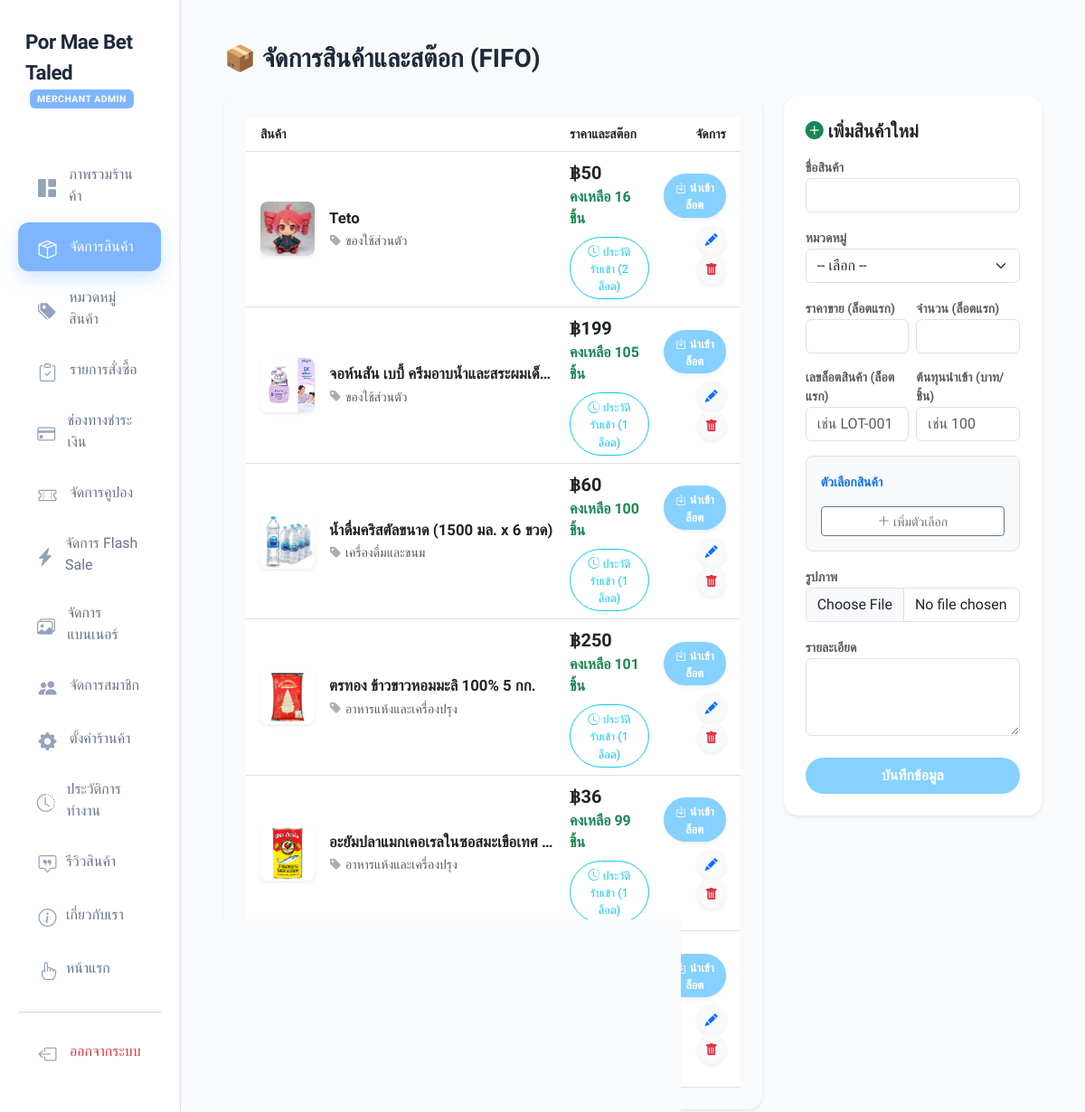
/admin.php (signed in), run on the app's committed database.
### tables this page shows
CREATE TABLE `products` (
  `id` int(11) NOT NULL,
  `category_id` int(11) DEFAULT NULL,
  `name` varchar(255) NOT NULL,
  `price` decimal(10,2) NOT NULL,
  `description` text DEFAULT NULL,
  `image` varchar(255) DEFAULT NULL,
  `stock` int(11) DEFAULT 100,
  `options` text DEFAULT NULL
);

CREATE TABLE `categories` (
  `id` int(11) NOT NULL,
  `name` varchar(100) NOT NULL
);

### admin.php (the view, shortened to what this page needs)
<?php
include 'db.php';
$edit_data = null;
$products_list = [];
$sql = "SELECT p.*, c.name as cat_name, (SELECT COUNT(*) FROM product_lots WHERE product_id = p.id AND stock > 0) as active_lots FROM products p LEFT JOIN categories c ON p.category_id = c.id ORDER BY p.id DESC";
$res = mysqli_query($conn, $sql);
if($res) {
    while($row = mysqli_fetch_assoc($res)) {
        $products_list[] = $row;
    }
}
?>
<!DOCTYPE html>
<html lang="th">
<head>
    <link href="https://cdn.jsdelivr.net/npm/bootstrap@5.3.0/dist/css/bootstrap.min.css" rel="stylesheet">
    <link rel="stylesheet" href="https://cdn.jsdelivr.net/npm/bootstrap-icons@1.11.1/font/bootstrap-icons.css">
</head>
<body>
<div class="container-fluid">
    <div class="row">
        <div class="col-md-2 p-0 border-end bg-white">
            <div class="collapse d-md-block" id="sidebarMenu">
                <div style="min-height: 100vh;">
                    <?php include 'admin_sidebar.php'; ?>
                </div>
            </div>
        </div>
        <div class="col-md-10 p-3 p-md-5">
            <h3 class="fw-bold mb-4 d-none d-md-block">📦 จัดการสินค้าและสต๊อก (FIFO)</h3>
            <div class="row">
                <div class="col-lg-4 mb-4 order-first order-lg-last">
                    <div class="collapse d-lg-block <?= $edit_data ? 'show' : '' ?>" id="formCollapse">
                        <div class="card border-0 shadow-sm rounded-4 p-4 sticky-top" style="top: 20px; z-index: 10;">
                            <h5 class="fw-bold mb-3 text-dark d-none d-lg-block">
                                <?php if($edit_data): ?><i class="bi bi-pencil-square text-warning"></i> แก้ไขข้อมูลสินค้า
                                <?php else: ?><i class="bi bi-plus-circle-fill text-success"></i> เพิ่มสินค้าใหม่<?php endif; ?>
                            </h5>
                            <form method="POST" enctype="multipart/form-data" onsubmit="prepareOptionsBeforeSubmit()">
                                <div class="mb-3"><label class="fw-bold small text-muted">ชื่อสินค้า</label><input type="text" name="name" class="form-control" value="<?= $edit_data['name'] ?? '' ?>" required></div>
                                <div class="mb-3"><label class="fw-bold small text-muted">หมวดหมู่</label><select name="category_id" class="form-select"><option value="">-- เลือก --</option></select></div>
                                <?php if(!$edit_data): ?>
                                <div class="row g-2 mb-3">
                                    <div class="col-6"><label class="fw-bold small text-muted">ราคาขาย (ล็อตแรก)</label><input type="number" name="price" class="form-control" required></div>
                                    <div class="col-6"><label class="fw-bold small text-muted">จำนวน (ล็อตแรก)</label><input type="number" name="stock" class="form-control" required></div>
                                </div>
                                <div class="row g-2 mb-3">
                                    <div class="col-6"><label class="fw-bold small text-muted">เลขล็อตสินค้า (ล็อตแรก)</label><input type="text" name="lot_number" class="form-control" placeholder="เช่น LOT-001"></div>
                                    <div class="col-6"><label class="fw-bold small text-muted">ต้นทุนนำเข้า (บาท/ชิ้น)</label><input type="number" step="0.01" name="import_cost" class="form-control" placeholder="เช่น 100"></div>
                                </div>
                                <?php else: ?>
                                <div class="alert alert-info py-2 small mb-3 border-0 rounded-3" style="background-color: #F0F8FF; color: #444;">
                                    <i class="bi bi-info-circle-fill text-primary"></i> การอัปเดตราคาและสต๊อก ให้กดที่ปุ่ม <b>"ประวัติรับเข้า"</b> หรือ <b>"นำเข้าล็อต"</b>
                                </div>
                                <?php endif; ?>
                                <div class="mb-3 p-3 border rounded-3 bg-light">
                                    <label class="fw-bold small text-primary mb-2">ตัวเลือกสินค้า</label>
                                    <button type="button" class="btn btn-outline-secondary btn-sm w-100 mt-2 bg-white" onclick="addOptionRow()"><i class="bi bi-plus-lg"></i> เพิ่มตัวเลือก</button>
                                </div>
                                <div class="mb-3"><label class="fw-bold small text-muted">รูปภาพ</label><input type="file" name="image_file" class="form-control" accept="image/*"></div>
                                <div class="mb-4"><label class="fw-bold small text-muted">รายละเอียด</label><textarea name="description" class="form-control" rows="3"><?= $edit_data['description'] ?? '' ?></textarea></div>
                                <button type="submit" name="save_product" class="btn btn-main w-100 rounded-pill fw-bold py-2">บันทึกข้อมูล</button>
                            </form>
                        </div>
                    </div>
                </div>
                <div class="col-lg-8 order-last order-lg-first">
                    <div class="card border-0 shadow-sm rounded-4 p-lg-4 bg-transparent bg-lg-white">
                        <div class="table-responsive">
                            <table class="table align-middle table-hover m-0">
                                <thead class="bg-light text-secondary small">
                                    <tr><th class="ps-3">สินค้า</th><th>ราคาและสต๊อก</th><th class="text-end pe-3">จัดการ</th></tr>
                                </thead>
                                <tbody>
                                    <?php foreach($products_list as $row):
                                        $hl = ($edit_data && $edit_data['id'] == $row['id']) ? 'table-warning' : '';
                                    ?>
                                    <tr class="<?= $hl ?>">
                                        <td class="ps-lg-3">
                                            <div class="d-flex align-items-center">
                                                <img src="<?= $row['image'] ?>" class="rounded-3 me-3 shadow-sm" style="width:60px; height:60px; object-fit:cover;">
                                                <div style="min-width: 120px; flex-grow: 1;">
                                                    <div class="fw-bold text-dark text-truncate" style="max-width: 250px; font-size: 1.05rem;"><?= $row['name'] ?></div>
                                                    <small class="text-muted"><i class="bi bi-tag-fill me-1 opacity-50"></i><?= $row['cat_name'] ?: '-' ?></small>
                                                </div>
                                            </div>
                                        </td>
                                        <td>
                                            <div class="d-flex flex-row flex-lg-column align-items-center align-items-lg-start justify-content-between mt-2 mt-lg-0">
                                                <div>
                                                    <span class="fw-bold text-dark fs-5">฿<?= number_format($row['price']) ?></span><br class="d-none d-lg-block">
                                                    <span class="<?= $row['stock'] <= 5 ? 'text-danger fw-bold' : 'text-success fw-bold' ?> ms-2 ms-lg-0">คงเหลือ <?= number_format($row['stock']) ?> ชิ้น</span>
                                                </div>
                                                <div class="mt-lg-2">
                                                    <button type="button" class="btn btn-sm btn-outline-info rounded-pill py-1 px-3 w-100 w-lg-auto" style="font-size: 0.8rem;" data-bs-toggle="modal" data-bs-target="#viewLotsModal<?= $row['id'] ?>">
                                                        <i class="bi bi-clock-history"></i> ประวัติรับเข้า (<?= $row['active_lots'] ?> ล็อต)
                                                    </button>
                                                </div>
                                            </div>
                                        </td>
                                        <td class="text-end pe-lg-3 td-actions">
                                            <button type="button" onclick="openLotModal(<?= $row['id'] ?>, '<?= htmlspecialchars($row['name'], ENT_QUOTES, 'UTF-8') ?>')" class="btn btn-sm btn-primary rounded-pill mb-lg-2 w-100 fw-bold shadow-sm" style="font-size:0.8rem; background-color: #85D1FF; border:none;">
                                                <i class="bi bi-box-arrow-in-down"></i> นำเข้าล็อต
                                            </button>
                                            <a href="?edit=<?= $row['id'] ?>" class="btn btn-sm btn-light text-primary rounded-circle shadow-sm btn-circle-mobile ms-lg-1"><i class="bi bi-pencil-fill"></i></a>
                                            <button onclick="confirmDelete(<?= $row['id'] ?>)" class="btn btn-sm btn-light text-danger rounded-circle shadow-sm btn-circle-mobile ms-2 ms-lg-1"><i class="bi bi-trash-fill"></i></button>
                                        </td>
                                    </tr>
                                    <?php endforeach; ?>
                                </tbody>
                            </table>
                        </div>
                    </div>
                </div>
            </div>
        </div>
    </div>
</div>
</body>
</html>

### style.css (style rules this page uses)
:root { --blue-main: #AEE2FF; --blue-hover: #7FB5FF; --blue-dark: #1d4ed8; --blue-light: #F0F8FF; --slate-dark: #1E293B; --slate-medium: #475569; --slate-light: #F8FAFC; --text-primary: #1E293B; --text-secondary: #64748B; --radius-sm: 8px; --radius-md: 16px; --radius-lg: 24px; --shadow-sm: 0 4px 10px rgba(174, 226, 255, 0.08), 0 2px 4px rgba(174, 226, 255, 0.08); --shadow-md: 0 10px 25px -5px rgba(174, 226, 255, 0.15), 0 8px 10px -6px rgba(174, 226, 255, 0.15); --shadow-lg: 0 20px 40px -10px rgba(127, 181, 255, 0.22); --shadow-hover: 0 25px 50px -12px rgba(127, 181, 255, 0.35); --transition-smooth: all 0.3s cubic-bezier(0.4, 0, 0.2, 1); }
body, button, input, select, textarea, .form-control, .btn, .modal-title, .card-title, h1, h2, h3, h4, h5, h6 { font-family: 'Kanit', 'Outfit', sans-serif !important; }
.bi, [class^="bi-"], [class*=" bi-"] { font-family: bootstrap-icons !important; }
body { color: var(--text-primary); background-color: var(--slate-light); overflow-x: hidden; animation: pageFadeIn 0.25s cubic-bezier(0.16, 1, 0.3, 1) forwards; }
body { transition: background-color 0.3s ease, color 0.3s ease; }

### admin.php (style rules this page uses)
body { font-family: 'Kanit'; background: #f8f9fa; }
.btn-main { background-color: #85D1FF; color: white; border: none; }

### data on the page
products: image (picture), name "Teto", category.name "ของใช้ส่วนตัว", price "50", stock "16", active_lots "2"
products: image (picture), name "จอห์นสัน เบบี้ ครีมอาบน้ำและสระผมเด็…", category.name "ของใช้ส่วนตัว", price "199", stock "105", active_lots "1"
products: image (picture), name "น้ำดื่มคริสตัลขนาด (1500 มล. x 6 ขวด)", category.name "เครื่องดื่มและขนม", price "60", stock "100", active_lots "1"
products: image (picture), name "ตรทอง ข้าวขาวหอมมะลิ 100% 5 กก.", category.name "อาหารแห้งและเครื่องปรุง", price "250", stock "101", active_lots "1"
products: image (picture), name "อะยัมปลาแมกเคอเรลในซอสมะเขือเทศ…", category.name "อาหารแห้งและเครื่องปรุง", price "36", stock "99", active_lots "1"
products: image (picture)
